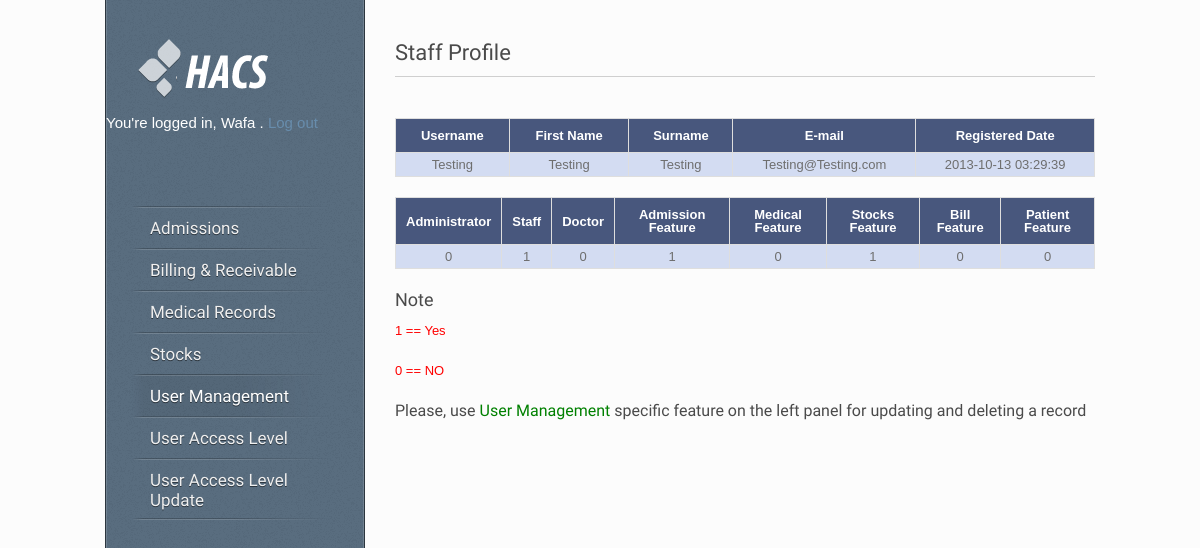
The page /profile.php?id=4 (signed in) on the database its author committed.
### tables this page shows
CREATE TABLE IF NOT EXISTS `users` (
  `id` int(10) NOT NULL AUTO_INCREMENT,
  `username` varchar(50) NOT NULL,
  `password` varchar(50) NOT NULL,
  `firstname` varchar(50) NOT NULL,
  `surname` varchar(50) NOT NULL,
  `email` varchar(255) NOT NULL,
  `signup_date` datetime NOT NULL,
  PRIMARY KEY (`id`),
  KEY `username` (`username`)
);

CREATE TABLE IF NOT EXISTS `access` (
  `userid` int(11) NOT NULL,
  `admin` tinyint(4) NOT NULL DEFAULT '0',
  `staff` tinyint(4) NOT NULL DEFAULT '0',
  `doctor` tinyint(4) NOT NULL DEFAULT '0',
  `admission` tinyint(4) NOT NULL DEFAULT '0',
  `medical` tinyint(4) NOT NULL DEFAULT '0',
  `stocks` tinyint(4) NOT NULL DEFAULT '0',
  `bill` tinyint(4) NOT NULL DEFAULT '0',
  `patient` tinyint(4) NOT NULL DEFAULT '0'
);

### core.inc.php (called while the page is built, shortened)
<?php
	function loggedin()
	{
		if (isset($_SESSION['user_id']) && !empty($_SESSION['user_id']))
	{
		return true;
	}else
	{
		return false;
	}
	}
	function getuserfield($field)
	{
		$query = "SELECT `$field` FROM `users` WHERE `id`='".$_SESSION['user_id']."'";
		if ($query_run = mysql_query($query))
		{
			if ($query_result = mysql_result($query_run, 0, $field))
			{
				return $query_result;
			}
		}
	}
		function checkadmission()
	{
		$check = mysql_query("SELECT admission FROM access WHERE userid = '".$_SESSION['user_id']."'");
		while ($row = mysql_fetch_array($check))
		{
			$admission = $row['admission'];
			if ($admission == 1)
			{
				return true;
			}
			else
			{
				return false;
			}
		}
	}
	function checkbill()
	{
		$check = mysql_query("SELECT bill FROM access WHERE userid = '".$_SESSION['user_id']."'");
		while ($row = mysql_fetch_array($check))
		{
			$bill = $row['bill'];
			if ($bill == 1)
			{
				return true;
			}
			else
			{
				return false;
			}
		}
	}
	function checkmedical()
	{
		$check = mysql_query("SELECT medical FROM access WHERE userid = '".$_SESSION['user_id']."'");
		while ($row = mysql_fetch_array($check))
		{
			$medical = $row['medical'];
			if ($medical == 1)
			{
				return true;
			}
			else
			{
				return false;
			}
		}
	}
	function checkstocks()
	{
		$check = mysql_query("SELECT stocks FROM access WHERE userid = '".$_SESSION['user_id']."'");
		while ($row = mysql_fetch_array($check))
		{
			$stocks = $row['stocks'];
			if ($stocks == 1)
			{
				return true;
			}
			else
			{
				return false;
			}
		}
	}
	function checkpatient()
	{
		$check = mysql_query("SELECT patient FROM access WHERE userid = '".$_SESSION['user_id']."'");
		while ($row = mysql_fetch_array($check))
		{
			$patient = $row['patient'];
			if ($patient == 1)
			{
				return true;
			}
			else
			{
				return false;
			}
		}
	}
	function checkadmin()
	{
		$check = mysql_query("SELECT admin FROM access WHERE userid = '".$_SESSION['user_id']."'");
		while ($row = mysql_fetch_array($check))
		{
			$admin = $row['admin'];
			if ($admin == 1)
			{
				return true;
			}
			else
			{
				return false;
			}
		}
	}
?>

### profile.php (the view, shortened to what this page needs)
<?php
	require 'core.inc.php';
	if (loggedin())
	{
?>
<!DOCTYPE HTML>
<html lang="en-US">
<head>
<link rel="stylesheet" type="text/css" href="style.css" media="all" />
<link type="text/css" rel="stylesheet" href="css/styles/form.css?v3.1.19"/>
<link href="css/calendarview.css?v3.1.19" rel="stylesheet" type="text/css" />
<link type="text/css" rel="stylesheet" href="http://cdn.jotfor.ms/css/styles/nova.css?3.1.19" />
<link type="text/css" media="print" rel="stylesheet" href="http://cdn.jotfor.ms/css/printForm.css?3.1.19" />
</head>
<body>
<div id="wrapper">
	<div id="sidebar">
		 <div id="logo"><a href="index.php"><img src="style/images/logo.png" alt="Hospital Access Control System" /></a></div>
		<?php
			$firstname = getuserfield('firstname');
			$firstname_decrypted = base64_decode($firstname);
			echo '<br /><p style="color:white; font-size: 15px;">You\'re logged in,  '.$firstname_decrypted.' . <a href="logout.php">Log out</a></p><br>' ;
		?>
    <div id="menu" class="menu-v">
      <ul>
		<?php if (checkadmission()) { ?>
        <li><a href="index.php">Admissions</a>
        </li>
		<?php
			}else
			{
		?>		<li><a href="#" style="color: red;"><?php echo 'Permission Denied'; ?></a></li>
		<?php
			}
		?>
		<?php if (checkbill()) { ?>
        <li><a href="bill_receivable.php">Billing & Receivable</a>
        </li>
		<?php
			}else
			{
		?>		<li><a href="#" style="color: red;"><?php echo 'Permission Denied'; ?></a></li>
		<?php
			}
		?>
		<?php if (checkmedical()) { ?>
        <li><a href="medical.php">Medical Records</a></li>
		<?php
			}else
			{
		?>		<li><a href="#" style="color: red;"><?php echo 'Permission Denied'; ?></a></li>
		<?php
			}
		?>
		<?php if (checkstocks()) { ?>
        <li><a href="stocks.php">Stocks</a>
        </li>
		<?php
			}else
			{
		?>		<li><a href="#" style="color: red;"><?php echo 'Permission Denied'; ?></a></li>
		<?php
			}
		?>
		<?php if (checkpatient()) { ?>
        <li><a href="#" class="active">User Management</a>
		</li>
		<?php
			}else
			{
		?>		<li><a href="#" style="color: red;"><?php echo 'Permission Denied'; ?></a></li>
		<?php
			}
		?>
		<?php if (checkadmin()) { ?>
			<li><a href="access.php">User Access Level</a></li>
			<li><a href="access_update.php">User Access Level Update</a></li>
		<?php
			}else
			{
		?>		<li><a href="#" style="color: red;"><?php echo 'Permission Denied'; ?></a></li>
		<?php
			}
		?>
      </ul>
    </div>
	</div>
	<div id="content">
	<h1 class="title">Staff Profile</h1>
	<div class="line"></div>
	<?php if (checkadmin()) { ?>
	<div id="container">
		<div id="main">
			<table>
				<tr>
					<th>Username</th>
					<th>First Name</th>
					<th>Surname</th>
					<th>E-mail</th>
					<th>Registered Date</th>
				</tr>
				<?php
					$id = $_GET['id'];
					$sql = "SELECT * FROM users WHERE id = '$id'";
					$query =  mysql_query($sql) or die(mysql_error());
					while ($rows = mysql_fetch_assoc($query))
					{
						$username = $rows['username'];
						$firstname = $rows['firstname'];
						$surname = $rows['surname'];
						$email = $rows['email'];
						$username_decrypted = base64_decode($username);
						$firstname_decrypted = base64_decode($firstname);
						$surname_decrypted = base64_decode($surname);
						$email_decrypted = base64_decode($email);
				?>
					<tr>
						<td><?php echo $username_decrypted; ?></td>
						<td><?php echo $firstname_decrypted; ?></td>
						<td><?php echo $surname_decrypted; ?></td>
						<td><?php echo $email_decrypted; ?></td>
						<td><?php echo $rows['signup_date']; ?></td>
				<?php
					}
				?>
			</table>
			<table>
				<tr>
					<th>Administrator</th>
					<th>Staff</th>
					<th>Doctor</th>
					<th>Admission Feature</th>
					<th>Medical Feature</th>
					<th>Stocks Feature</th>
					<th>Bill Feature</th>
					<th>Patient Feature</th>
				</tr>
				<?php
					$id = $_GET['id'];
					$sql = "SELECT * FROM access WHERE userid = '$id'";
					$query =  mysql_query($sql) or die(mysql_error());
					while ($rows = mysql_fetch_assoc($query))
					{
				?>
					<tr>
						<td><?php echo $rows['admin']; ?></td>
						<td><?php echo $rows['staff']; ?></td>
						<td><?php echo $rows['doctor']; ?></td>
						<td><?php echo $rows['admission']; ?></td>
						<td><?php echo $rows['medical']; ?></td>
						<td><?php echo $rows['stocks']; ?></td>
						<td><?php echo $rows['bill']; ?></td>
						<td><?php echo $rows['patient']; ?></td>
					</tr>
				<?php
					}
				?>
			</table>
			<h3>Note</h3>
			<p style="color: red;">1 == Yes </p>
			<p style="color: red;">0 == NO </p>
			<h4>Please, use <span style="color: green">User Management</span> specific feature on the left panel for updating and deleting a record</h4>
		</div>
	</div>
	<?php
		}else
		{
	?>		<center><h2 style="color: red;">Permission Denied</h2></center>
	<?php
		}
	?>
</div>
</body>
</html>
<?php
	}else
	{
		require 'loginform.inc.php';
	}
?>

### style.css (style rules this page uses)
html, body, div, span, applet, object, iframe, h1, h2, h3, h4, h5, h6, p, blockquote, pre, a, acronym, address, big, cite, code, del, dfn, em, font, img, ins, kbd, q, s, samp, small, strike, strong, tt, var, b, u, i, center, dl, dt, dd, ol, ul, li, fieldset, form, label, legend { margin:0; padding:0; border:0; outline:0; font-size:100%; vertical-align:baseline; background:transparent }
body { line-height:1 }
ol, ul { list-style:none }
table { border-collapse:collapse; border-spacing:0 }
th, td { margin:0; padding:0 }
html, body { height: 100%; }
body { background-color: #FCFCFC; font-family:Arial, sans-serif; font-size: 13px; color: #585858; }
p { line-height: 20px; margin-bottom: 20px; }
a { color: #688dad; text-decoration: none; }
h1, h2, h3, h4, h5, h6 { font-family: 'Amaranth', sans-serif; color: #4a4a4a; font-weight: normal; margin: 0 0 10px 0; }
h1 { font-size: 22px; line-height: 26px; }
h3 { font-size: 18px; line-height: 22px; }
h4 { font-size: 16px; line-height: 20px; }
h1.title { padding: 0; }
img { display: block; }
.line { background: transparent url(style/images/line.png) repeat-x; height: 2px; padding: 20px 0 0 0; line-break: 0px; }
ul { line-height: 20px; margin-bottom: 20px; }
ul li { background: transparent url(style/images/bullet.png) left 8px no-repeat; padding-left: 15px; }
#wrapper { width: 990px; margin: 0 auto; overflow: hidden; }
#content { width: 700px; float: right; padding: 40px 0 20px 0; }
#sidebar { width: 258px; background: #596d7f url(style/images/noize.png) repeat 100% 0; -webkit-box-shadow: inset 0px 0px 0px 1px rgba(255, 255, 255, 0.15); -moz-box-shadow: inset 0px 0px 0px 1px rgba(255, 255, 255, 0.15); box-shadow: inset 0px 0px 0px 1px rgba(255, 255, 255, 0.15); border-left: 1px solid rgba(0, 0, 0, 0.50); border-right: 1px solid rgba(0, 0, 0, 0.50); float: left; position: fixed; margin-top: -1px; z-index: 100; }
#logo { text-align: left; padding: 40px 32px 0 32px; }
#logo a { border: none; }
#logo img { display: inline; }
#menu { float: left; text-align: left; font-family: 'Amaranth', sans-serif; font-size: 17px; margin-top: 40px; margin-bottom: 50px; position: relative; z-index: 100; padding: 0 0 0 24px; text-shadow: 0px 1px 0px rgba(0, 0, 0, 0.5); }
.menu-v ul { margin: 0; padding: 0; list-style-type: none; width: 200px; background: transparent url(style/images/menu-line.png) no-repeat center bottom; }
.menu-v ul li { position: relative; padding-right: 5px; background: transparent url(style/images/menu-line.png) no-repeat center top; padding: 0; }
.menu-v ul li a { display: block; color: white; text-decoration: none; padding: 12px 0 10px 20px; padding-right: 17px; background: transparent; color: #f0f0f0; text-decoration: none; border: none; }
.menu-v ul li a.active, .menu-v ul li a.selected, .menu-v ul li a:hover { text-decoration: none; background: transparent url(style/images/menu-hover.png) repeat-y left top; color: #fff; }
table { width: 100%; border-collapse: collapse; margin-bottom: 20px; color: #6e6e6e; border-bottom:1px solid #dedede; }
table td { padding: 8px 10px; border-right:1px solid #dedede; }
table th { padding: 10px; text-align: left; border-right:1px solid #dedede; font-weight: normal; }
table tr { border-left:1px solid #dedede; border-top:1px solid #dedede; }

### profile.php (style rules this page uses)
#main table th { padding: 10px; background-color: #48577D; color: #FFFFFF; text-align: center; font-weight: bold; }
#main table td { padding: 5px; text-align: center; }
#main table tr { background-color: #D3DCF2; }

### rows shown on the page
users: firstname "Wafa"
users: username "Testing", firstname "Testing", surname "Testing", email "Testing@Testing.com", signup_date "2013-10-13 03:29:39"
access: admin "0", staff "1", doctor "0", admission "1", medical "0", stocks "1", bill "0", patient "0"
